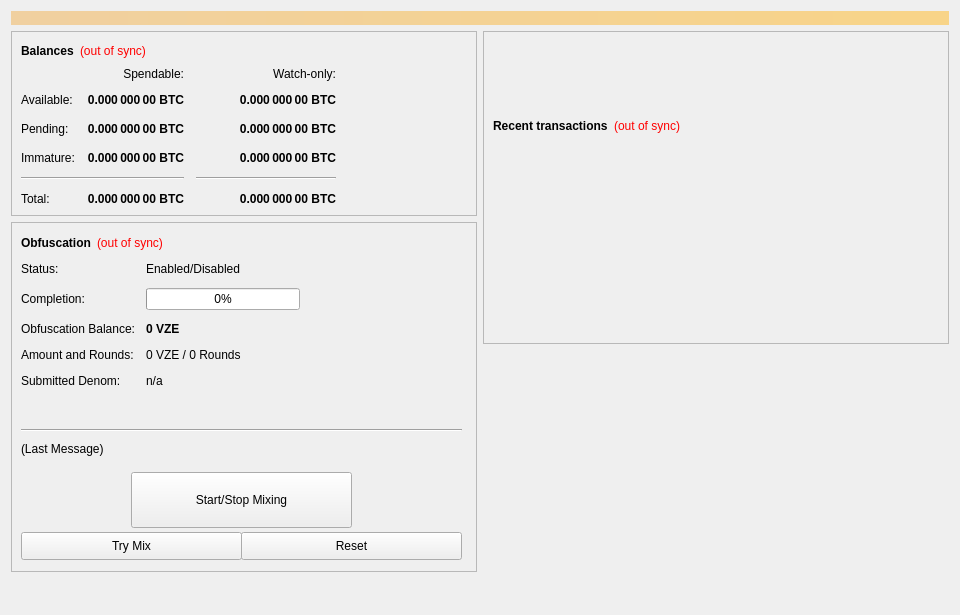
<?xml version="1.0" encoding="UTF-8"?>
<ui version="4.0">
 <class>OverviewPage</class>
 <widget class="QWidget" name="OverviewPage">
  <property name="geometry">
   <rect>
    <x>0</x>
    <y>0</y>
    <width>960</width>
    <height>615</height>
   </rect>
  </property>
  <property name="minimumSize">
   <size>
    <width>960</width>
    <height>0</height>
   </size>
  </property>
  <property name="windowTitle">
   <string>Form</string>
  </property>
  <layout class="QVBoxLayout" name="topLayout">
   <item>
    <widget class="QLabel" name="labelAlerts">
     <property name="visible">
      <bool>false</bool>
     </property>
     <property name="styleSheet">
      <string notr="true">background-color: qlineargradient(x1: 0, y1: 0, x2: 1, y2: 0, stop:0 #F0D0A0, stop:1 #F8D488); color:#000000;</string>
     </property>
     <property name="wordWrap">
      <bool>true</bool>
     </property>
     <property name="margin">
      <number>3</number>
     </property>
    </widget>
   </item>
   <item>
    <layout class="QHBoxLayout" name="horizontalLayout" stretch="1,1">
     <item>
      <layout class="QVBoxLayout" name="verticalLayout_2">
       <item>
        <widget class="QFrame" name="frame">
         <property name="frameShape">
          <enum>QFrame::StyledPanel</enum>
         </property>
         <property name="frameShadow">
          <enum>QFrame::Raised</enum>
         </property>
         <layout class="QVBoxLayout" name="verticalLayout_4">
          <item>
           <layout class="QHBoxLayout" name="horizontalLayout_4">
            <item>
             <widget class="QLabel" name="label_5">
              <property name="font">
               <font>
                <weight>75</weight>
                <bold>true</bold>
               </font>
              </property>
              <property name="text">
               <string>Balances</string>
              </property>
             </widget>
            </item>
            <item>
             <widget class="QLabel" name="labelWalletStatus">
              <property name="cursor">
               <cursorShape>WhatsThisCursor</cursorShape>
              </property>
              <property name="toolTip">
               <string>The displayed information may be out of date. Your wallet automatically synchronizes with the vizee network after a connection is established, but this process has not completed yet.</string>
              </property>
              <property name="styleSheet">
               <string notr="true">QLabel { color: red; }</string>
              </property>
              <property name="text">
               <string notr="true">(out of sync)</string>
              </property>
              <property name="alignment">
               <set>Qt::AlignLeading|Qt::AlignLeft|Qt::AlignVCenter</set>
              </property>
             </widget>
            </item>
            <item>
             <spacer name="horizontalSpacer_3">
              <property name="orientation">
               <enum>Qt::Horizontal</enum>
              </property>
              <property name="sizeHint" stdset="0">
               <size>
                <width>40</width>
                <height>20</height>
               </size>
              </property>
             </spacer>
            </item>
           </layout>
          </item>
          <item>
           <layout class="QGridLayout" name="gridLayout">
            <property name="spacing">
             <number>12</number>
            </property>
            <item row="2" column="2">
             <widget class="QLabel" name="labelWatchPending">
              <property name="font">
               <font>
                <weight>75</weight>
                <bold>true</bold>
               </font>
              </property>
              <property name="cursor">
               <cursorShape>IBeamCursor</cursorShape>
              </property>
              <property name="toolTip">
               <string>Unconfirmed transactions to watch-only addresses</string>
              </property>
              <property name="text">
               <string notr="true">0.000 000 00 BTC</string>
              </property>
              <property name="alignment">
               <set>Qt::AlignRight|Qt::AlignTrailing|Qt::AlignVCenter</set>
              </property>
              <property name="textInteractionFlags">
               <set>Qt::LinksAccessibleByMouse|Qt::TextSelectableByKeyboard|Qt::TextSelectableByMouse</set>
              </property>
             </widget>
            </item>
            <item row="2" column="1">
             <widget class="QLabel" name="labelUnconfirmed">
              <property name="font">
               <font>
                <weight>75</weight>
                <bold>true</bold>
               </font>
              </property>
              <property name="cursor">
               <cursorShape>IBeamCursor</cursorShape>
              </property>
              <property name="toolTip">
               <string>Total of transactions that have yet to be confirmed, and do not yet count toward the spendable balance</string>
              </property>
              <property name="text">
               <string notr="true">0.000 000 00 BTC</string>
              </property>
              <property name="alignment">
               <set>Qt::AlignRight|Qt::AlignTrailing|Qt::AlignVCenter</set>
              </property>
              <property name="textInteractionFlags">
               <set>Qt::LinksAccessibleByMouse|Qt::TextSelectableByKeyboard|Qt::TextSelectableByMouse</set>
              </property>
             </widget>
            </item>
            <item row="3" column="2">
             <widget class="QLabel" name="labelWatchImmature">
              <property name="font">
               <font>
                <weight>75</weight>
                <bold>true</bold>
               </font>
              </property>
              <property name="cursor">
               <cursorShape>IBeamCursor</cursorShape>
              </property>
              <property name="toolTip">
               <string>Staked or masternode rewards in watch-only addresses that has not yet matured</string>
              </property>
              <property name="text">
               <string notr="true">0.000 000 00 BTC</string>
              </property>
              <property name="alignment">
               <set>Qt::AlignRight|Qt::AlignTrailing|Qt::AlignVCenter</set>
              </property>
              <property name="textInteractionFlags">
               <set>Qt::LinksAccessibleByMouse|Qt::TextSelectableByKeyboard|Qt::TextSelectableByMouse</set>
              </property>
             </widget>
            </item>
            <item row="4" column="0" colspan="2">
             <widget class="Line" name="lineSpendableBalance">
              <property name="orientation">
               <enum>Qt::Horizontal</enum>
              </property>
             </widget>
            </item>
            <item row="4" column="2">
             <widget class="Line" name="lineWatchBalance">
              <property name="sizePolicy">
               <sizepolicy hsizetype="Preferred" vsizetype="Fixed">
                <horstretch>0</horstretch>
                <verstretch>0</verstretch>
               </sizepolicy>
              </property>
              <property name="minimumSize">
               <size>
                <width>140</width>
                <height>0</height>
               </size>
              </property>
              <property name="orientation">
               <enum>Qt::Horizontal</enum>
              </property>
             </widget>
            </item>
            <item row="5" column="0">
             <widget class="QLabel" name="labelTotalText">
              <property name="text">
               <string>Total:</string>
              </property>
             </widget>
            </item>
            <item row="3" column="1">
             <widget class="QLabel" name="labelImmature">
              <property name="font">
               <font>
                <weight>75</weight>
                <bold>true</bold>
               </font>
              </property>
              <property name="cursor">
               <cursorShape>IBeamCursor</cursorShape>
              </property>
              <property name="toolTip">
               <string>Staked or masternode rewards that has not yet matured</string>
              </property>
              <property name="text">
               <string notr="true">0.000 000 00 BTC</string>
              </property>
              <property name="alignment">
               <set>Qt::AlignRight|Qt::AlignTrailing|Qt::AlignVCenter</set>
              </property>
              <property name="textInteractionFlags">
               <set>Qt::LinksAccessibleByMouse|Qt::TextSelectableByKeyboard|Qt::TextSelectableByMouse</set>
              </property>
             </widget>
            </item>
            <item row="2" column="3">
             <spacer name="horizontalSpacer_2">
              <property name="orientation">
               <enum>Qt::Horizontal</enum>
              </property>
              <property name="sizeHint" stdset="0">
               <size>
                <width>40</width>
                <height>20</height>
               </size>
              </property>
             </spacer>
            </item>
            <item row="3" column="0">
             <widget class="QLabel" name="labelImmatureText">
              <property name="text">
               <string>Immature:</string>
              </property>
             </widget>
            </item>
            <item row="5" column="1">
             <widget class="QLabel" name="labelTotal">
              <property name="font">
               <font>
                <weight>75</weight>
                <bold>true</bold>
               </font>
              </property>
              <property name="cursor">
               <cursorShape>IBeamCursor</cursorShape>
              </property>
              <property name="toolTip">
               <string>Your current total balance</string>
              </property>
              <property name="text">
               <string notr="true">0.000 000 00 BTC</string>
              </property>
              <property name="alignment">
               <set>Qt::AlignRight|Qt::AlignTrailing|Qt::AlignVCenter</set>
              </property>
              <property name="textInteractionFlags">
               <set>Qt::LinksAccessibleByMouse|Qt::TextSelectableByKeyboard|Qt::TextSelectableByMouse</set>
              </property>
             </widget>
            </item>
            <item row="5" column="2">
             <widget class="QLabel" name="labelWatchTotal">
              <property name="font">
               <font>
                <weight>75</weight>
                <bold>true</bold>
               </font>
              </property>
              <property name="cursor">
               <cursorShape>IBeamCursor</cursorShape>
              </property>
              <property name="toolTip">
               <string>Current total balance in watch-only addresses</string>
              </property>
              <property name="text">
               <string notr="true">0.000 000 00 BTC</string>
              </property>
              <property name="alignment">
               <set>Qt::AlignRight|Qt::AlignTrailing|Qt::AlignVCenter</set>
              </property>
              <property name="textInteractionFlags">
               <set>Qt::LinksAccessibleByMouse|Qt::TextSelectableByKeyboard|Qt::TextSelectableByMouse</set>
              </property>
             </widget>
            </item>
            <item row="0" column="2">
             <widget class="QLabel" name="labelWatchonly">
              <property name="text">
               <string>Watch-only:</string>
              </property>
              <property name="alignment">
               <set>Qt::AlignRight|Qt::AlignTrailing|Qt::AlignVCenter</set>
              </property>
             </widget>
            </item>
            <item row="1" column="0">
             <widget class="QLabel" name="labelBalanceText">
              <property name="text">
               <string>Available:</string>
              </property>
             </widget>
            </item>
            <item row="1" column="1">
             <widget class="QLabel" name="labelBalance">
              <property name="font">
               <font>
                <weight>75</weight>
                <bold>true</bold>
               </font>
              </property>
              <property name="cursor">
               <cursorShape>IBeamCursor</cursorShape>
              </property>
              <property name="toolTip">
               <string>Your current spendable balance</string>
              </property>
              <property name="text">
               <string notr="true">0.000 000 00 BTC</string>
              </property>
              <property name="alignment">
               <set>Qt::AlignRight|Qt::AlignTrailing|Qt::AlignVCenter</set>
              </property>
              <property name="textInteractionFlags">
               <set>Qt::LinksAccessibleByMouse|Qt::TextSelectableByKeyboard|Qt::TextSelectableByMouse</set>
              </property>
             </widget>
            </item>
            <item row="1" column="2">
             <widget class="QLabel" name="labelWatchAvailable">
              <property name="font">
               <font>
                <weight>75</weight>
                <bold>true</bold>
               </font>
              </property>
              <property name="cursor">
               <cursorShape>IBeamCursor</cursorShape>
              </property>
              <property name="toolTip">
               <string>Your current balance in watch-only addresses</string>
              </property>
              <property name="text">
               <string notr="true">0.000 000 00 BTC</string>
              </property>
              <property name="alignment">
               <set>Qt::AlignRight|Qt::AlignTrailing|Qt::AlignVCenter</set>
              </property>
              <property name="textInteractionFlags">
               <set>Qt::LinksAccessibleByMouse|Qt::TextSelectableByKeyboard|Qt::TextSelectableByMouse</set>
              </property>
             </widget>
            </item>
            <item row="2" column="0">
             <widget class="QLabel" name="labelPendingText">
              <property name="text">
               <string>Pending:</string>
              </property>
             </widget>
            </item>
            <item row="0" column="1">
             <widget class="QLabel" name="labelSpendable">
              <property name="text">
               <string>Spendable:</string>
              </property>
              <property name="alignment">
               <set>Qt::AlignRight|Qt::AlignTrailing|Qt::AlignVCenter</set>
              </property>
             </widget>
            </item>
           </layout>
          </item>
         </layout>
        </widget>
       </item>
       <item>
        <widget class="QFrame" name="frameObfuscation">
         <property name="minimumSize">
          <size>
           <width>0</width>
           <height>350</height>
          </size>
         </property>
         <property name="layoutDirection">
          <enum>Qt::LeftToRight</enum>
         </property>
         <property name="frameShape">
          <enum>QFrame::StyledPanel</enum>
         </property>
         <property name="frameShadow">
          <enum>QFrame::Raised</enum>
         </property>
         <widget class="QWidget" name="formLayoutWidget">
          <property name="geometry">
           <rect>
            <x>10</x>
            <y>40</y>
            <width>451</width>
            <height>161</height>
           </rect>
          </property>
          <layout class="QFormLayout" name="formLayout">
           <property name="fieldGrowthPolicy">
            <enum>QFormLayout::AllNonFixedFieldsGrow</enum>
           </property>
           <property name="horizontalSpacing">
            <number>11</number>
           </property>
           <property name="verticalSpacing">
            <number>12</number>
           </property>
           <item row="0" column="0">
            <widget class="QLabel" name="label_6">
             <property name="text">
              <string>Status:</string>
             </property>
            </widget>
           </item>
           <item row="1" column="0">
            <widget class="QLabel" name="label_7">
             <property name="text">
              <string>Completion:</string>
             </property>
            </widget>
           </item>
           <item row="1" column="1">
            <widget class="QProgressBar" name="obfuscationProgress">
             <property name="maximumSize">
              <size>
               <width>154</width>
               <height>16777215</height>
              </size>
             </property>
             <property name="value">
              <number>0</number>
             </property>
            </widget>
           </item>
           <item row="2" column="0">
            <widget class="QLabel" name="labelAnonymizedText">
             <property name="text">
              <string>Obfuscation Balance:</string>
             </property>
            </widget>
           </item>
           <item row="2" column="1">
            <widget class="QLabel" name="labelAnonymized">
             <property name="font">
              <font>
               <weight>75</weight>
               <bold>true</bold>
              </font>
             </property>
             <property name="text">
              <string notr="true">0 VZE</string>
             </property>
            </widget>
           </item>
           <item row="3" column="0">
            <widget class="QLabel" name="label_8">
             <property name="text">
              <string>Amount and Rounds:</string>
             </property>
            </widget>
           </item>
           <item row="3" column="1">
            <widget class="QLabel" name="labelAmountRounds">
             <property name="text">
              <string>0 VZE / 0 Rounds</string>
             </property>
            </widget>
           </item>
           <item row="4" column="0">
            <widget class="QLabel" name="label_9">
             <property name="text">
              <string>Submitted Denom:</string>
             </property>
            </widget>
           </item>
           <item row="4" column="1">
            <widget class="QLabel" name="labelSubmittedDenom">
             <property name="toolTip">
              <string>The denominations you submitted to the Masternode.&lt;br&gt;To mix, other users must submit the exact same denominations.</string>
             </property>
             <property name="text">
              <string>n/a</string>
             </property>
            </widget>
           </item>
           <item row="0" column="1">
            <widget class="QLabel" name="obfuscationEnabled">
             <property name="text">
              <string>Enabled/Disabled</string>
             </property>
            </widget>
           </item>
          </layout>
         </widget>
         <widget class="QPushButton" name="runAutoDenom">
          <property name="geometry">
           <rect>
            <x>251</x>
            <y>17</y>
            <width>1</width>
            <height>1</height>
           </rect>
          </property>
          <property name="palette">
           <palette>
            <active>
             <colorrole role="WindowText">
              <brush brushstyle="SolidPattern">
               <color alpha="255">
                <red>0</red>
                <green>0</green>
                <blue>0</blue>
               </color>
              </brush>
             </colorrole>
             <colorrole role="Button">
              <brush brushstyle="SolidPattern">
               <color alpha="255">
                <red>239</red>
                <green>238</green>
                <blue>238</blue>
               </color>
              </brush>
             </colorrole>
             <colorrole role="Light">
              <brush brushstyle="SolidPattern">
               <color alpha="255">
                <red>255</red>
                <green>255</green>
                <blue>255</blue>
               </color>
              </brush>
             </colorrole>
             <colorrole role="Midlight">
              <brush brushstyle="SolidPattern">
               <color alpha="255">
                <red>247</red>
                <green>246</green>
                <blue>246</blue>
               </color>
              </brush>
             </colorrole>
             <colorrole role="Dark">
              <brush brushstyle="SolidPattern">
               <color alpha="255">
                <red>119</red>
                <green>119</green>
                <blue>119</blue>
               </color>
              </brush>
             </colorrole>
             <colorrole role="Mid">
              <brush brushstyle="SolidPattern">
               <color alpha="255">
                <red>159</red>
                <green>159</green>
                <blue>159</blue>
               </color>
              </brush>
             </colorrole>
             <colorrole role="Text">
              <brush brushstyle="SolidPattern">
               <color alpha="255">
                <red>0</red>
                <green>0</green>
                <blue>0</blue>
               </color>
              </brush>
             </colorrole>
             <colorrole role="BrightText">
              <brush brushstyle="SolidPattern">
               <color alpha="255">
                <red>255</red>
                <green>255</green>
                <blue>255</blue>
               </color>
              </brush>
             </colorrole>
             <colorrole role="ButtonText">
              <brush brushstyle="SolidPattern">
               <color alpha="255">
                <red>0</red>
                <green>0</green>
                <blue>0</blue>
               </color>
              </brush>
             </colorrole>
             <colorrole role="Base">
              <brush brushstyle="SolidPattern">
               <color alpha="255">
                <red>255</red>
                <green>255</green>
                <blue>255</blue>
               </color>
              </brush>
             </colorrole>
             <colorrole role="Window">
              <brush brushstyle="SolidPattern">
               <color alpha="255">
                <red>239</red>
                <green>238</green>
                <blue>238</blue>
               </color>
              </brush>
             </colorrole>
             <colorrole role="Shadow">
              <brush brushstyle="SolidPattern">
               <color alpha="255">
                <red>0</red>
                <green>0</green>
                <blue>0</blue>
               </color>
              </brush>
             </colorrole>
             <colorrole role="AlternateBase">
              <brush brushstyle="SolidPattern">
               <color alpha="255">
                <red>247</red>
                <green>246</green>
                <blue>246</blue>
               </color>
              </brush>
             </colorrole>
             <colorrole role="ToolTipBase">
              <brush brushstyle="SolidPattern">
               <color alpha="255">
                <red>255</red>
                <green>255</green>
                <blue>220</blue>
               </color>
              </brush>
             </colorrole>
             <colorrole role="ToolTipText">
              <brush brushstyle="SolidPattern">
               <color alpha="255">
                <red>0</red>
                <green>0</green>
                <blue>0</blue>
               </color>
              </brush>
             </colorrole>
            </active>
            <inactive>
             <colorrole role="WindowText">
              <brush brushstyle="SolidPattern">
               <color alpha="255">
                <red>0</red>
                <green>0</green>
                <blue>0</blue>
               </color>
              </brush>
             </colorrole>
             <colorrole role="Button">
              <brush brushstyle="SolidPattern">
               <color alpha="255">
                <red>239</red>
                <green>238</green>
                <blue>238</blue>
               </color>
              </brush>
             </colorrole>
             <colorrole role="Light">
              <brush brushstyle="SolidPattern">
               <color alpha="255">
                <red>255</red>
                <green>255</green>
                <blue>255</blue>
               </color>
              </brush>
             </colorrole>
             <colorrole role="Midlight">
              <brush brushstyle="SolidPattern">
               <color alpha="255">
                <red>247</red>
                <green>246</green>
                <blue>246</blue>
               </color>
              </brush>
             </colorrole>
             <colorrole role="Dark">
              <brush brushstyle="SolidPattern">
               <color alpha="255">
                <red>119</red>
                <green>119</green>
                <blue>119</blue>
               </color>
              </brush>
             </colorrole>
             <colorrole role="Mid">
              <brush brushstyle="SolidPattern">
               <color alpha="255">
                <red>159</red>
                <green>159</green>
                <blue>159</blue>
               </color>
              </brush>
             </colorrole>
             <colorrole role="Text">
              <brush brushstyle="SolidPattern">
               <color alpha="255">
                <red>0</red>
                <green>0</green>
                <blue>0</blue>
               </color>
              </brush>
             </colorrole>
             <colorrole role="BrightText">
              <brush brushstyle="SolidPattern">
               <color alpha="255">
                <red>255</red>
                <green>255</green>
                <blue>255</blue>
               </color>
              </brush>
             </colorrole>
             <colorrole role="ButtonText">
              <brush brushstyle="SolidPattern">
               <color alpha="255">
                <red>0</red>
                <green>0</green>
                <blue>0</blue>
               </color>
              </brush>
             </colorrole>
             <colorrole role="Base">
              <brush brushstyle="SolidPattern">
               <color alpha="255">
                <red>255</red>
                <green>255</green>
                <blue>255</blue>
               </color>
              </brush>
             </colorrole>
             <colorrole role="Window">
              <brush brushstyle="SolidPattern">
               <color alpha="255">
                <red>239</red>
                <green>238</green>
                <blue>238</blue>
               </color>
              </brush>
             </colorrole>
             <colorrole role="Shadow">
              <brush brushstyle="SolidPattern">
               <color alpha="255">
                <red>0</red>
                <green>0</green>
                <blue>0</blue>
               </color>
              </brush>
             </colorrole>
             <colorrole role="AlternateBase">
              <brush brushstyle="SolidPattern">
               <color alpha="255">
                <red>247</red>
                <green>246</green>
                <blue>246</blue>
               </color>
              </brush>
             </colorrole>
             <colorrole role="ToolTipBase">
              <brush brushstyle="SolidPattern">
               <color alpha="255">
                <red>255</red>
                <green>255</green>
                <blue>220</blue>
               </color>
              </brush>
             </colorrole>
             <colorrole role="ToolTipText">
              <brush brushstyle="SolidPattern">
               <color alpha="255">
                <red>0</red>
                <green>0</green>
                <blue>0</blue>
               </color>
              </brush>
             </colorrole>
            </inactive>
            <disabled>
             <colorrole role="WindowText">
              <brush brushstyle="SolidPattern">
               <color alpha="255">
                <red>119</red>
                <green>119</green>
                <blue>119</blue>
               </color>
              </brush>
             </colorrole>
             <colorrole role="Button">
              <brush brushstyle="SolidPattern">
               <color alpha="255">
                <red>239</red>
                <green>238</green>
                <blue>238</blue>
               </color>
              </brush>
             </colorrole>
             <colorrole role="Light">
              <brush brushstyle="SolidPattern">
               <color alpha="255">
                <red>255</red>
                <green>255</green>
                <blue>255</blue>
               </color>
              </brush>
             </colorrole>
             <colorrole role="Midlight">
              <brush brushstyle="SolidPattern">
               <color alpha="255">
                <red>247</red>
                <green>246</green>
                <blue>246</blue>
               </color>
              </brush>
             </colorrole>
             <colorrole role="Dark">
              <brush brushstyle="SolidPattern">
               <color alpha="255">
                <red>119</red>
                <green>119</green>
                <blue>119</blue>
               </color>
              </brush>
             </colorrole>
             <colorrole role="Mid">
              <brush brushstyle="SolidPattern">
               <color alpha="255">
                <red>159</red>
                <green>159</green>
                <blue>159</blue>
               </color>
              </brush>
             </colorrole>
             <colorrole role="Text">
              <brush brushstyle="SolidPattern">
               <color alpha="255">
                <red>119</red>
                <green>119</green>
                <blue>119</blue>
               </color>
              </brush>
             </colorrole>
             <colorrole role="BrightText">
              <brush brushstyle="SolidPattern">
               <color alpha="255">
                <red>255</red>
                <green>255</green>
                <blue>255</blue>
               </color>
              </brush>
             </colorrole>
             <colorrole role="ButtonText">
              <brush brushstyle="SolidPattern">
               <color alpha="255">
                <red>119</red>
                <green>119</green>
                <blue>119</blue>
               </color>
              </brush>
             </colorrole>
             <colorrole role="Base">
              <brush brushstyle="SolidPattern">
               <color alpha="255">
                <red>239</red>
                <green>238</green>
                <blue>238</blue>
               </color>
              </brush>
             </colorrole>
             <colorrole role="Window">
              <brush brushstyle="SolidPattern">
               <color alpha="255">
                <red>239</red>
                <green>238</green>
                <blue>238</blue>
               </color>
              </brush>
             </colorrole>
             <colorrole role="Shadow">
              <brush brushstyle="SolidPattern">
               <color alpha="255">
                <red>0</red>
                <green>0</green>
                <blue>0</blue>
               </color>
              </brush>
             </colorrole>
             <colorrole role="AlternateBase">
              <brush brushstyle="SolidPattern">
               <color alpha="255">
                <red>239</red>
                <green>238</green>
                <blue>238</blue>
               </color>
              </brush>
             </colorrole>
             <colorrole role="ToolTipBase">
              <brush brushstyle="SolidPattern">
               <color alpha="255">
                <red>255</red>
                <green>255</green>
                <blue>220</blue>
               </color>
              </brush>
             </colorrole>
             <colorrole role="ToolTipText">
              <brush brushstyle="SolidPattern">
               <color alpha="255">
                <red>0</red>
                <green>0</green>
                <blue>0</blue>
               </color>
              </brush>
             </colorrole>
            </disabled>
           </palette>
          </property>
          <property name="focusPolicy">
           <enum>Qt::NoFocus</enum>
          </property>
          <property name="autoFillBackground">
           <bool>true</bool>
          </property>
          <property name="text">
           <string/>
          </property>
          <property name="flat">
           <bool>true</bool>
          </property>
         </widget>
         <widget class="QPushButton" name="toggleObfuscation">
          <property name="geometry">
           <rect>
            <x>120</x>
            <y>250</y>
            <width>221</width>
            <height>56</height>
           </rect>
          </property>
          <property name="sizePolicy">
           <sizepolicy hsizetype="MinimumExpanding" vsizetype="Fixed">
            <horstretch>0</horstretch>
            <verstretch>0</verstretch>
           </sizepolicy>
          </property>
          <property name="text">
           <string>Start/Stop Mixing</string>
          </property>
         </widget>
         <widget class="Line" name="lineLastMessage">
          <property name="geometry">
           <rect>
            <x>10</x>
            <y>200</y>
            <width>441</width>
            <height>16</height>
           </rect>
          </property>
          <property name="orientation">
           <enum>Qt::Horizontal</enum>
          </property>
         </widget>
         <widget class="QLabel" name="obfuscationStatus">
          <property name="geometry">
           <rect>
            <x>10</x>
            <y>220</y>
            <width>451</width>
            <height>61</height>
           </rect>
          </property>
          <property name="minimumSize">
           <size>
            <width>288</width>
            <height>43</height>
           </size>
          </property>
          <property name="text">
           <string>(Last Message)</string>
          </property>
          <property name="alignment">
           <set>Qt::AlignLeading|Qt::AlignLeft|Qt::AlignTop</set>
          </property>
          <property name="wordWrap">
           <bool>true</bool>
          </property>
         </widget>
         <widget class="QPushButton" name="obfuscationAuto">
          <property name="geometry">
           <rect>
            <x>10</x>
            <y>310</y>
            <width>221</width>
            <height>28</height>
           </rect>
          </property>
          <property name="sizePolicy">
           <sizepolicy hsizetype="MinimumExpanding" vsizetype="Fixed">
            <horstretch>0</horstretch>
            <verstretch>0</verstretch>
           </sizepolicy>
          </property>
          <property name="toolTip">
           <string>Try to manually submit a Obfuscation request.</string>
          </property>
          <property name="text">
           <string>Try Mix</string>
          </property>
         </widget>
         <widget class="QPushButton" name="obfuscationReset">
          <property name="geometry">
           <rect>
            <x>230</x>
            <y>310</y>
            <width>221</width>
            <height>28</height>
           </rect>
          </property>
          <property name="sizePolicy">
           <sizepolicy hsizetype="MinimumExpanding" vsizetype="Fixed">
            <horstretch>0</horstretch>
            <verstretch>0</verstretch>
           </sizepolicy>
          </property>
          <property name="toolTip">
           <string>Reset the current status of Obfuscation (can interrupt Obfuscation if it's in the process of Mixing, which can cost you money!)</string>
          </property>
          <property name="autoFillBackground">
           <bool>false</bool>
          </property>
          <property name="text">
           <string>Reset</string>
          </property>
         </widget>
         <widget class="QWidget" name="layoutWidget">
          <property name="geometry">
           <rect>
            <x>10</x>
            <y>10</y>
            <width>431</width>
            <height>22</height>
           </rect>
          </property>
          <layout class="QHBoxLayout" name="horizontalLayout_5">
           <item>
            <widget class="QLabel" name="label_2">
             <property name="font">
              <font>
               <weight>75</weight>
               <bold>true</bold>
              </font>
             </property>
             <property name="text">
              <string>Obfuscation</string>
             </property>
            </widget>
           </item>
           <item>
            <widget class="QLabel" name="labelObfuscationSyncStatus">
             <property name="toolTip">
              <string>The displayed information may be out of date. Your wallet automatically synchronizes with the vizee network after a connection is established, but this process has not completed yet.</string>
             </property>
             <property name="styleSheet">
              <string notr="true">QLabel { color: red; }</string>
             </property>
             <property name="text">
              <string notr="true">(out of sync)</string>
             </property>
             <property name="alignment">
              <set>Qt::AlignLeading|Qt::AlignLeft|Qt::AlignVCenter</set>
             </property>
            </widget>
           </item>
           <item>
            <spacer name="horizontalSpacer_4">
             <property name="orientation">
              <enum>Qt::Horizontal</enum>
             </property>
             <property name="sizeHint" stdset="0">
              <size>
               <width>40</width>
               <height>20</height>
              </size>
             </property>
            </spacer>
           </item>
          </layout>
         </widget>
        </widget>
       </item>
       <item>
        <spacer name="verticalSpacer">
         <property name="orientation">
          <enum>Qt::Vertical</enum>
         </property>
         <property name="sizeHint" stdset="0">
          <size>
           <width>20</width>
           <height>40</height>
          </size>
         </property>
        </spacer>
       </item>
      </layout>
     </item>
     <item>
      <layout class="QVBoxLayout" name="verticalLayout_3">
       <item>
        <widget class="QFrame" name="frame_2">
         <property name="frameShape">
          <enum>QFrame::StyledPanel</enum>
         </property>
         <property name="frameShadow">
          <enum>QFrame::Raised</enum>
         </property>
         <layout class="QVBoxLayout" name="verticalLayout">
          <item>
           <spacer name="verticalSpacer_3">
            <property name="orientation">
             <enum>Qt::Vertical</enum>
            </property>
            <property name="sizeType">
             <enum>QSizePolicy::Fixed</enum>
            </property>
            <property name="sizeHint" stdset="0">
             <size>
              <width>20</width>
              <height>75</height>
             </size>
            </property>
           </spacer>
          </item>
          <item>
           <layout class="QHBoxLayout" name="horizontalLayout_2">
            <item>
             <widget class="QLabel" name="label_4">
              <property name="font">
               <font>
                <weight>75</weight>
                <bold>true</bold>
               </font>
              </property>
              <property name="text">
               <string>Recent transactions</string>
              </property>
             </widget>
            </item>
            <item>
             <widget class="QLabel" name="labelTransactionsStatus">
              <property name="cursor">
               <cursorShape>WhatsThisCursor</cursorShape>
              </property>
              <property name="toolTip">
               <string>The displayed information may be out of date. Your wallet automatically synchronizes with the vizee network after a connection is established, but this process has not completed yet.</string>
              </property>
              <property name="styleSheet">
               <string notr="true">QLabel { color: red; }</string>
              </property>
              <property name="text">
               <string notr="true">(out of sync)</string>
              </property>
              <property name="alignment">
               <set>Qt::AlignRight|Qt::AlignTrailing|Qt::AlignVCenter</set>
              </property>
             </widget>
            </item>
            <item>
             <spacer name="horizontalSpacer">
              <property name="orientation">
               <enum>Qt::Horizontal</enum>
              </property>
              <property name="sizeHint" stdset="0">
               <size>
                <width>40</width>
                <height>20</height>
               </size>
              </property>
             </spacer>
            </item>
           </layout>
          </item>
          <item>
           <widget class="QListView" name="listTransactions">
            <property name="styleSheet">
             <string notr="true">QListView { background: transparent; }</string>
            </property>
            <property name="frameShape">
             <enum>QFrame::NoFrame</enum>
            </property>
            <property name="verticalScrollBarPolicy">
             <enum>Qt::ScrollBarAlwaysOff</enum>
            </property>
            <property name="horizontalScrollBarPolicy">
             <enum>Qt::ScrollBarAlwaysOff</enum>
            </property>
            <property name="selectionMode">
             <enum>QAbstractItemView::NoSelection</enum>
            </property>
           </widget>
          </item>
         </layout>
        </widget>
       </item>
       <item>
        <spacer name="verticalSpacer_2">
         <property name="orientation">
          <enum>Qt::Vertical</enum>
         </property>
         <property name="sizeType">
          <enum>QSizePolicy::Expanding</enum>
         </property>
         <property name="sizeHint" stdset="0">
          <size>
           <width>20</width>
           <height>40</height>
          </size>
         </property>
        </spacer>
       </item>
      </layout>
     </item>
    </layout>
   </item>
  </layout>
 </widget>
 <resources/>
 <connections/>
</ui>
